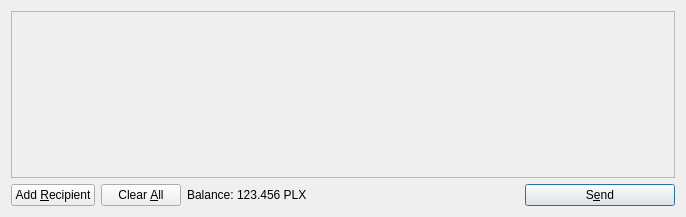
<?xml version="1.0" encoding="UTF-8"?>
<ui version="4.0">
 <class>SendCoinsDialog</class>
 <widget class="QDialog" name="SendCoinsDialog">
  <property name="geometry">
   <rect>
    <x>0</x>
    <y>0</y>
    <width>686</width>
    <height>217</height>
   </rect>
  </property>
  <property name="windowTitle">
   <string>Send Coins</string>
  </property>
  <layout class="QVBoxLayout" name="verticalLayout">
   <item>
    <widget class="QScrollArea" name="scrollArea">
     <property name="widgetResizable">
      <bool>true</bool>
     </property>
     <widget class="QWidget" name="scrollAreaWidgetContents">
      <property name="geometry">
       <rect>
        <x>0</x>
        <y>0</y>
        <width>666</width>
        <height>165</height>
       </rect>
      </property>
      <layout class="QVBoxLayout" name="verticalLayout_2">
       <property name="margin">
        <number>0</number>
       </property>
       <item>
        <layout class="QVBoxLayout" name="entries">
         <property name="spacing">
          <number>6</number>
         </property>
        </layout>
       </item>
       <item>
        <spacer name="verticalSpacer">
         <property name="orientation">
          <enum>Qt::Vertical</enum>
         </property>
         <property name="sizeHint" stdset="0">
          <size>
           <width>20</width>
           <height>40</height>
          </size>
         </property>
        </spacer>
       </item>
      </layout>
     </widget>
    </widget>
   </item>
   <item>
    <layout class="QHBoxLayout" name="horizontalLayout">
     <item>
      <widget class="QPushButton" name="addButton">
       <property name="toolTip">
        <string>Send to multiple recipients at once</string>
       </property>
       <property name="text">
        <string>Add &amp;Recipient</string>
       </property>
       <property name="icon">
        <iconset resource="../bitcoin.qrc">
         <normaloff>:/icons/add</normaloff>:/icons/add</iconset>
       </property>
       <property name="autoDefault">
        <bool>false</bool>
       </property>
      </widget>
     </item>
     <item>
      <widget class="QPushButton" name="clearButton">
       <property name="sizePolicy">
        <sizepolicy hsizetype="Minimum" vsizetype="Fixed">
         <horstretch>0</horstretch>
         <verstretch>0</verstretch>
        </sizepolicy>
       </property>
       <property name="toolTip">
        <string>Remove all transaction fields</string>
       </property>
       <property name="text">
        <string>Clear &amp;All</string>
       </property>
       <property name="icon">
        <iconset resource="../bitcoin.qrc">
         <normaloff>:/icons/remove</normaloff>:/icons/remove</iconset>
       </property>
       <property name="autoRepeatDelay">
        <number>300</number>
       </property>
       <property name="autoDefault">
        <bool>false</bool>
       </property>
      </widget>
     </item>
     <item>
      <layout class="QHBoxLayout" name="horizontalLayout_2">
       <property name="spacing">
        <number>3</number>
       </property>
       <item>
        <widget class="QLabel" name="label">
         <property name="text">
          <string>Balance:</string>
         </property>
        </widget>
       </item>
       <item>
        <widget class="QLabel" name="labelBalance">
         <property name="cursor">
          <cursorShape>IBeamCursor</cursorShape>
         </property>
         <property name="text">
          <string>123.456 PLX</string>
         </property>
         <property name="textInteractionFlags">
          <set>Qt::LinksAccessibleByMouse|Qt::TextSelectableByKeyboard|Qt::TextSelectableByMouse</set>
         </property>
        </widget>
       </item>
      </layout>
     </item>
     <item>
      <spacer name="horizontalSpacer">
       <property name="orientation">
        <enum>Qt::Horizontal</enum>
       </property>
       <property name="sizeHint" stdset="0">
        <size>
         <width>40</width>
         <height>20</height>
        </size>
       </property>
      </spacer>
     </item>
     <item>
      <widget class="QPushButton" name="sendButton">
       <property name="minimumSize">
        <size>
         <width>150</width>
         <height>0</height>
        </size>
       </property>
       <property name="toolTip">
        <string>Confirm the send action</string>
       </property>
       <property name="text">
        <string>S&amp;end</string>
       </property>
       <property name="icon">
        <iconset resource="../bitcoin.qrc">
         <normaloff>:/icons/send</normaloff>:/icons/send</iconset>
       </property>
       <property name="default">
        <bool>true</bool>
       </property>
      </widget>
     </item>
    </layout>
   </item>
  </layout>
 </widget>
 <resources>
  <include location="../bitcoin.qrc"/>
 </resources>
 <connections/>
</ui>
